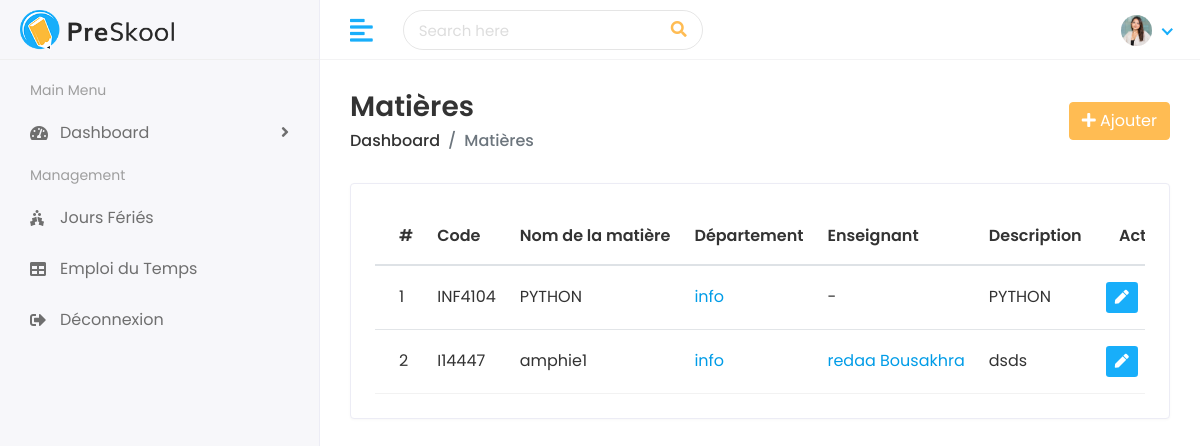
/subjects/, run on the app's committed database.
### faculty/models.py (models this page shows, shortened)
class Subject(models.Model):
    name = models.CharField(max_length=100, verbose_name="Nom de la matière")
    code = models.CharField(max_length=20, unique=True, verbose_name="Code")
    description = models.TextField(blank=True, null=True, verbose_name="Description")
    department = models.ForeignKey(
        Department,
        on_delete=models.SET_NULL,
        null=True,
        blank=True,
        related_name='subjects',
        verbose_name="Département"
    )
    teacher = models.ForeignKey(
        Teacher,
        on_delete=models.SET_NULL,
        null=True,
        blank=True,
        related_name='subjects',
        verbose_name="Enseignant"
    )

class Department(models.Model):
    name = models.CharField(max_length=100, unique=True, verbose_name="Nom du département")
    description = models.TextField(blank=True, null=True, verbose_name="Description")
    head_teacher = models.ForeignKey(
        Teacher,
        on_delete=models.SET_NULL,
        null=True,
        blank=True,
        related_name='headed_departments',
        verbose_name="Responsable (Enseignant)"
    )
    teachers = models.ManyToManyField(
        Teacher,
        blank=True,
        related_name='departments',
        verbose_name="Enseignants"
    )

class Teacher(models.Model):
    teacher_id = models.CharField(max_length=20, unique=True, verbose_name="ID Enseignant")
    first_name = models.CharField(max_length=100, verbose_name="Prénom")
    last_name = models.CharField(max_length=100, verbose_name="Nom")
    gender = models.CharField(max_length=10, choices=[('Male', 'Masculin'), ('Female', 'Féminin')], verbose_name="Genre")
    date_of_birth = models.DateField(verbose_name="Date de naissance")
    joining_date = models.DateField(verbose_name="Date d'embauche")
    mobile_number = models.CharField(max_length=15, verbose_name="Numéro de téléphone")
    address = models.TextField(blank=True, null=True, verbose_name="Adresse")
    experience = models.CharField(max_length=50, blank=True, null=True, verbose_name="Expérience")
    image = models.ImageField(upload_to='teachers/', blank=True, null=True, verbose_name="Photo de profil")
    def __str__(self):
        return f"{self.first_name} {self.last_name}"

### faculty/views.py (the view)
# urls.py: path('subjects/', views.subject_list, name='subject_list'),
def subject_list(request):
    subjects = Subject.objects.select_related('department', 'teacher').all()
    return render(request, 'subjects/subjects.html', {'subjects': subjects})

### templates/subjects/subjects.html (shortened to what this page needs)
{% extends 'Home/base.html' %}
{% load static %}
{% block body %}
<div class="page-wrapper">
  <div class="content container-fluid">
    <div class="page-header">
      <div class="row align-items-center">
        <div class="col">
          <h3 class="page-title">Matières</h3>
          <ul class="breadcrumb">
            <li class="breadcrumb-item"><a href="/dashboard/">Dashboard</a></li>
            <li class="breadcrumb-item active">Matières</li>
          </ul>
        </div>
        <div class="col-auto text-right float-right ml-auto">
          <a href="{% url 'add_subject' %}" class="btn btn-primary">
            <i class="fas fa-plus"></i> Ajouter
          </a>
        </div>
      </div>
    </div>
    <div class="row">
      <div class="col-sm-12">
        <div class="card card-table">
          <div class="card-body">
            <div class="table-responsive">
              <table class="table table-hover table-center mb-0 datatable">
                <thead>
                  <tr>
                    <th>#</th>
                    <th>Code</th>
                    <th>Nom de la matière</th>
                    <th>Département</th>
                    <th>Enseignant</th>
                    <th>Description</th>
                    <th class="text-right">Actions</th>
                  </tr>
                </thead>
                <tbody>
                  {% for subject in subjects %}
                  <tr>
                    <td>{{ forloop.counter }}</td>
                    <td>{{ subject.code }}</td>
                    <td>{{ subject.name }}</td>
                    <td>
                      {% if subject.department %}
                        <a href="{% url 'department_list' %}">{{ subject.department.name }}</a>
                      {% else %}
                        -
                      {% endif %}
                    </td>
                    <td>
                      {% if subject.teacher %}
                        <a href="{% url 'view_teacher' subject.teacher.teacher_id %}">{{ subject.teacher }}</a>
                      {% else %}
                        -
                      {% endif %}
                    </td>
                    <td>{{ subject.description|default:"-" }}</td>
                    <td class="text-right">
                      <div class="actions">
                        <a href="{% url 'edit_subject' subject.pk %}" class="btn btn-sm bg-success-light mr-2">
                          <i class="fas fa-pen"></i>
                        </a>
                      </div>
                    </td>
                  </tr>
                  {% empty %}
                  <tr><td colspan="7" class="text-center">Aucune matière trouvée.</td></tr>
                  {% endfor %}
                </tbody>
              </table>
            </div>
          </div>
        </div>
      </div>
    </div>
  </div>
</div>
{% endblock %}

### static/assets/css/style.css (style rules this page uses)
html { height: 100%; }
body { background-color: #fff; color: #333; font-family: 'Poppins', sans-serif; font-size: 1rem; height: 100%; line-height: 1.5; overflow-x: hidden; }
h1, h2, h3, h4, h5, h6 { font-family: 'Poppins', sans-serif; margin-top: 0; }
a { color: #009ce7; }
input, button, a { transition: all 0.4s ease; -moz-transition: all 0.4s ease; -o-transition: all 0.4s ease; -ms-transition: all 0.4s ease; -webkit-transition: all 0.4s ease; }
ul, ol { padding: 0px; list-style: none; }
.table { color: #333; max-width: 100%; margin-bottom: 0; width: 100%; }
.table thead tr th { font-weight: 600; }
.table tbody tr { border-bottom: 1px solid rgba(0, 0, 0, 0.05); }
.table.table-center td, .table.table-center th { vertical-align: middle; }
.card-table .card-body .table > thead > tr > th { border-top: 0; }
.card-table .card-body .table tr td:first-child, .card-table .card-body .table tr th:first-child { padding-left: 1.5rem; }
.card-table .card-body .table tr td:last-child, .card-table .card-body .table tr th:last-child { padding-right: 1.5rem; }
.card-table .table td, .card-table .table th { border-top: 1px solid #e2e5e8; padding: 1rem 0.75rem; white-space: nowrap; }
.btn-primary { background-color: #FFBC53; border: 1px solid #FFBC53; }
.card { border: 1px solid #ececf5; box-shadow: 0 1px 3px 0 rgba(0, 0, 0, 0.03); margin-bottom: 1.875rem; }
.card-body { padding: 1.5rem; }
.bg-success-light { background-color: #18aefa; color: #fff; }
.page-wrapper { margin-left: 320px; padding-top: 60px; position: relative; transition: all 0.4s ease; }
.page-wrapper > .content { padding: 1.875rem 1.875rem 0; }
.page-header { margin-bottom: 1.875rem; }
.page-header .breadcrumb { background-color: transparent; color: #6c757d; font-size: 1rem; font-weight: 500; margin-bottom: 0; padding: 0; }
.page-header .breadcrumb a { color: #333; }
.page-title { font-size: 28px; font-weight: 600; color: #333; margin-bottom: 5px; }

### data on the page
Subject: code "INF4104", name "PYTHON", department.name "info", description "PYTHON"
Subject: code "I14447", name "amphie1", department.name "info", teacher "redaa Bousakhra", description "dsds"
